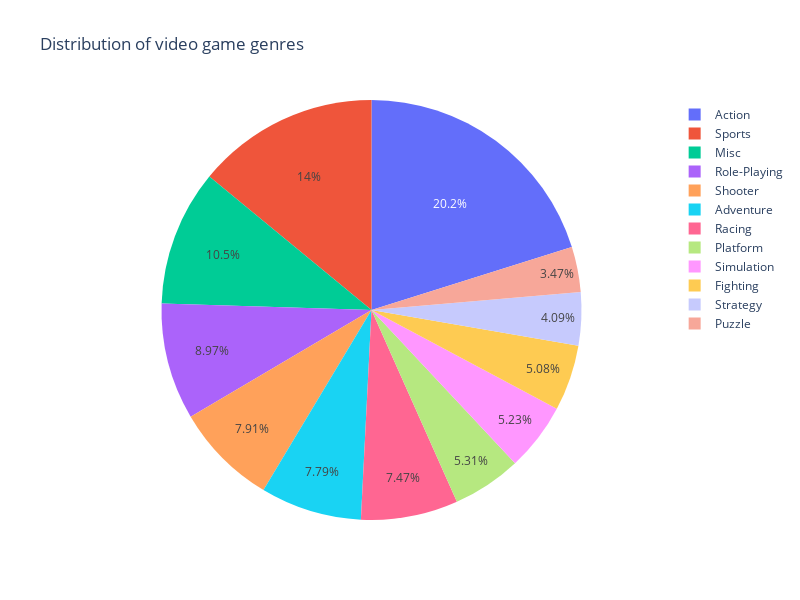

The cell this chart's notebook holds for it:
### Markdown cell above
How does the distribution of video game genres look like in the dataset? Create a pie
chart to visualize the count of games in each genre

### Code cell
counts = vgsales_data['Genre'].value_counts()
fig = px.pie(names=counts.index, values=counts.values, title='Distribution of video game genres', width=800, height=600)
fig.show()

### Figure 1 — Plotly figure (JSON) as saved in the notebook; plotly's stock layout.template omitted (floating-point values rounded to 4 significant figures)
{"data": [{"domain": {"x": [0, 1], "y": [0, 1]}, "hovertemplate": "label=%{label}<br>value=%{value}<extra></extra>", "labels": ["Action", "Sports", "Misc", "Role-Playing", "Shooter", "Adventure", "Racing", "Platform", "Simulation", "Fighting", "Strategy", "Puzzle"], "legendgroup": "", "name": "", "showlegend": true, "type": "pie", "values": [3370, 2348, 1750, 1500, 1323, 1303, 1249, 888, 874, 849, 683, 580]}], "layout": {"height": 600, "legend": {"tracegroupgap": 0}, "title": {"text": "Distribution of video game genres"}, "width": 800}}
